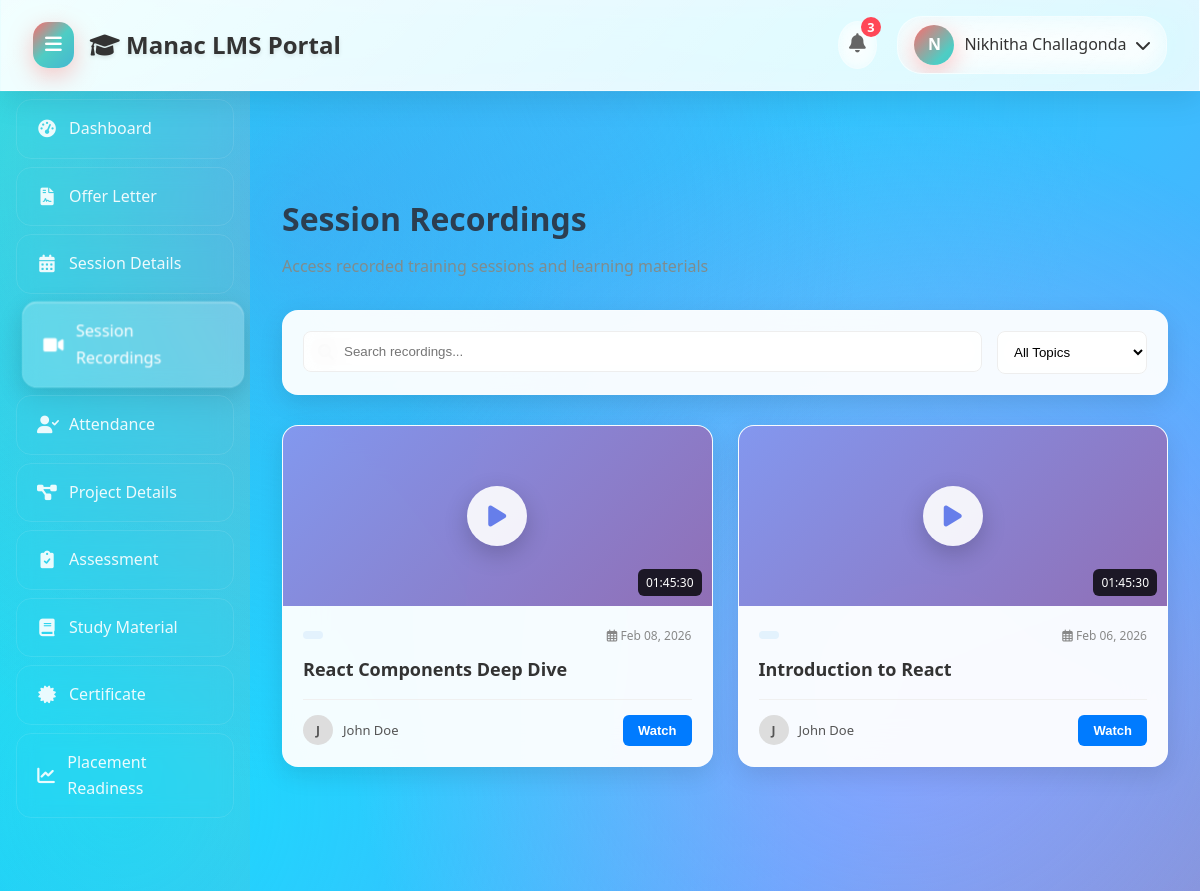
Page /session-recordings/ (signed in) on the earlier database version.
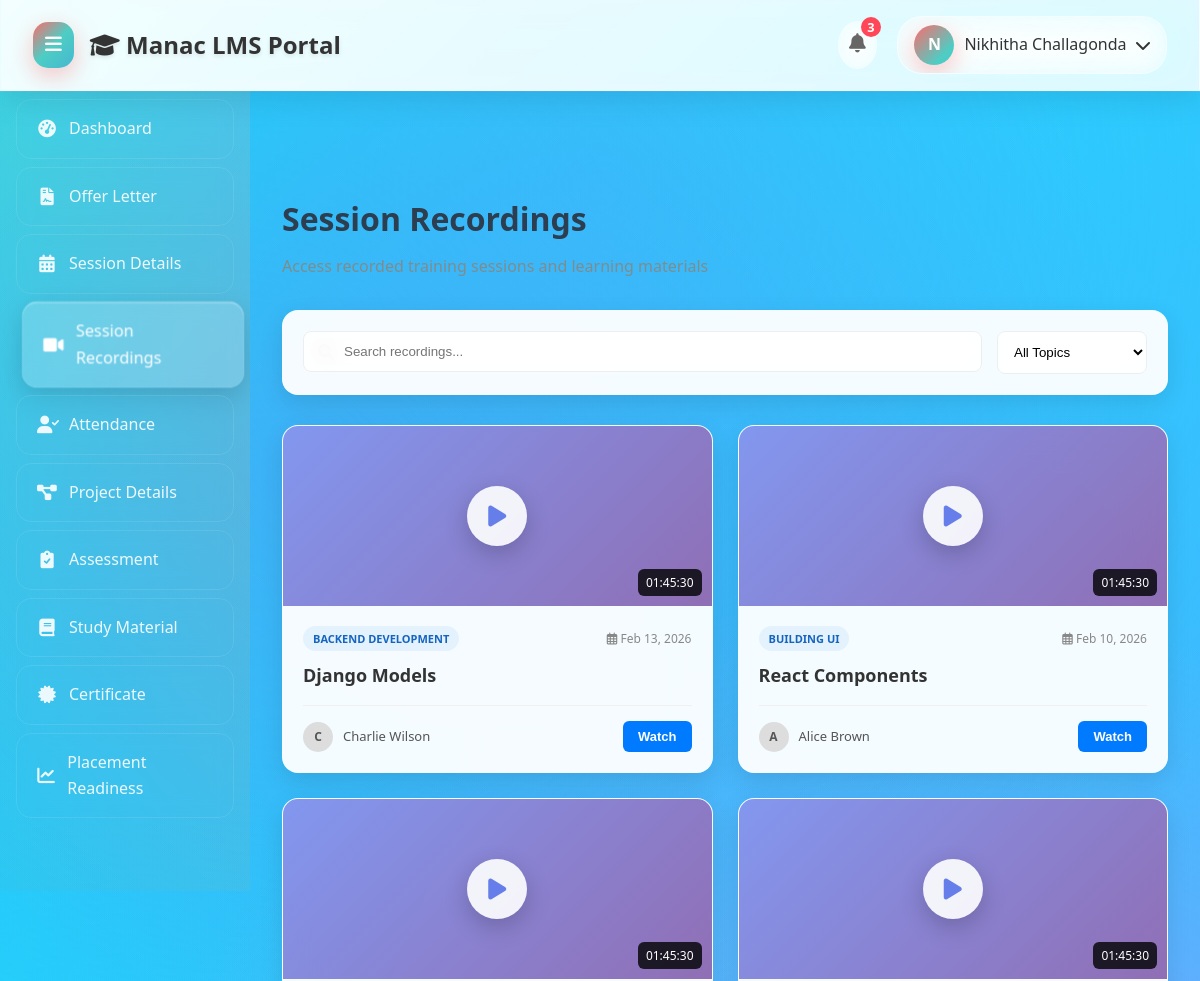
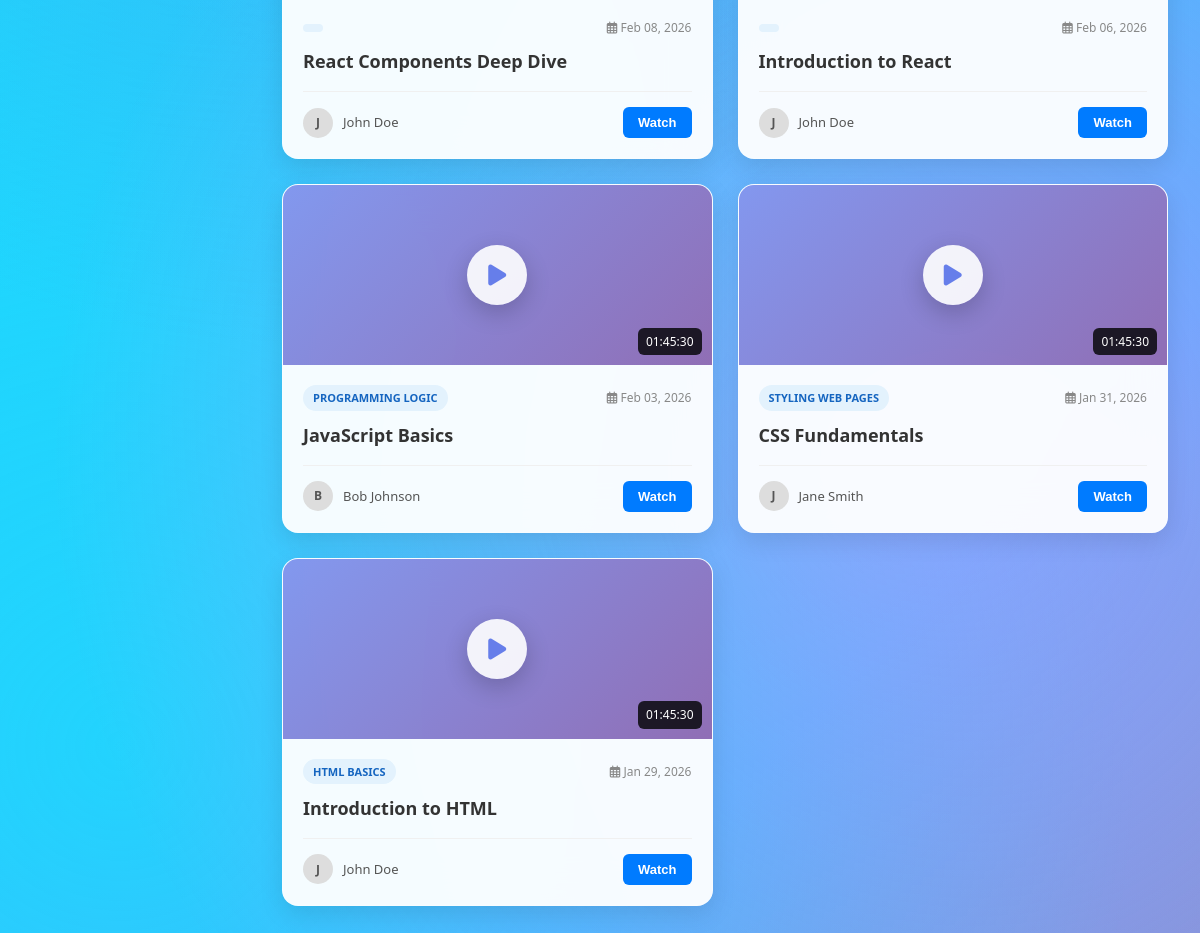
Same page on the later database version (2 pictures, top to bottom).
### lms/models.py (models this page shows, shortened)
class Session(models.Model):
    title = models.CharField(max_length=200)
    topic = models.CharField(max_length=200)
    mentor = models.CharField(max_length=100)
    date = models.DateField()
    start_time = models.TimeField()
    end_time = models.TimeField()
    description = models.TextField(blank=True)
    recording_url = models.URLField(blank=True)
    is_completed = models.BooleanField(default=False)
    created_at = models.DateTimeField(default=timezone.now)
    class Meta:
        ordering = ['-date', '-start_time']

### lms/views.py (the view)
# urls.py: path('session-recordings/', views.session_recordings, name='session_recordings'),
@login_required
def session_recordings(request):
    recordings = Session.objects.filter(recording_url__isnull=False).order_by('-date')
    context = {'recordings': recordings}
    return render(request, 'lms/session_recordings.html', context)

### lms/templates/lms/session_recordings.html (shortened to what the changed rows need)
<!DOCTYPE html>
<html lang="en">
<head>
    <link rel="stylesheet" href="https://cdnjs.cloudflare.com/ajax/libs/font-awesome/6.0.0/css/all.min.css">
</head>
<body>
    <div class="header">
        <div class="header-left">
            <h2><i class="fas fa-graduation-cap"></i> Manac LMS Portal</h2>
        </div>
    </div>
    <div class="container">
        <div class="main-content" id="main-content">
            <div class="content-header">
                <h2>Session Recordings</h2>
            </div>
            <div class="recording-grid" id="recordings-container">
                {% for recording in recordings %}
                <div class="recording-card" data-topic="{{ recording.topic|lower }}">
                    <div class="recording-thumbnail">
                        <div class="play-button">
                            <i class="fas fa-play"></i>
                        </div>
                        <div class="recording-duration">01:45:30</div>
                    </div>
                    <div class="recording-content">
                        <div class="recording-meta">
                            <span class="recording-tag">{{ recording.topic|upper }}</span>
                            <span class="recording-date"><i class="far fa-calendar-alt"></i> {{ recording.date|date:"M d, Y" }}</span>
                        </div>
                        <h3 class="recording-title">{{ recording.title }}</h3>
                        <div class="recording-footer">
                            <div class="recording-author">
                                <div class="author-avatar">{{ recording.mentor|slice:":1"|upper }}</div>
                                <span class="author-name">{{ recording.mentor }}</span>
                            </div>
                            <button class="watch-button" onclick="watchRecording('{{ recording.recording_url }}')">Watch</button>
                        </div>
                    </div>
                </div>
                {% empty %}
                <div style="grid-column: 1 / -1; text-align: center; padding: 60px; color: #666;">
                    <i class="fas fa-video-slash" style="font-size: 64px; color: #ddd; margin-bottom: 20px;"></i>
                    <h3>No Recordings Available</h3>
                    <p>Session recordings will be available after the sessions are completed.</p>
                </div>
                {% endfor %}
            </div>
        </div>
    </div>
</body>
</html>

Differences in the rows shown:
added Session: topic "BACKEND DEVELOPMENT", date "Feb 13, 2026", title "Django Models", mentor "C", mentor "Charlie Wilson"
added Session: topic "BUILDING UI", date "Feb 10, 2026", title "React Components", mentor "A", mentor "Alice Brown"
added Session: topic "PROGRAMMING LOGIC", date "Feb 03, 2026", title "JavaScript Basics", mentor "B", mentor "Bob Johnson"
added Session: topic "STYLING WEB PAGES", date "Jan 31, 2026", title "CSS Fundamentals", mentor "J", mentor "Jane Smith"
added Session: topic "HTML BASICS", date "Jan 29, 2026", title "Introduction to HTML", mentor "J", mentor "John Doe"
